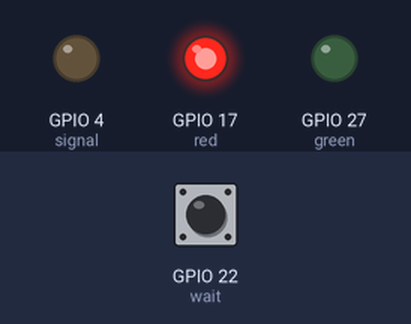
Simulated run of this program. Board: Raspberry Pi (BCM pin numbers). On the bench: output pins drawn as LEDs (lit = HIGH). Inputs (shaded band) come from the test bench; at power-on: GPIO 22 (wait) HIGH. The clock reads 2024-03-15 10:24:30 at power-on unless the program sets it.

Above: at 9.4 s.
9.5 s: GPIO 22 (wait) pulled LOW for 1 s
At 11.3 s:
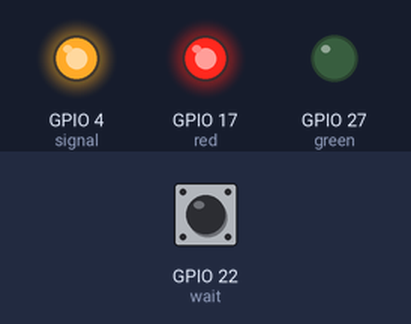
At 16.7 s:
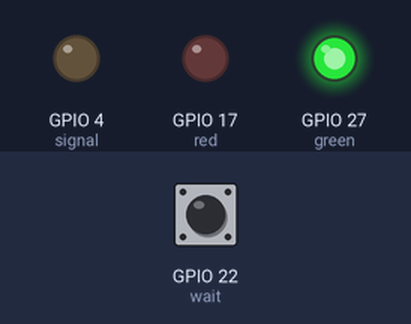
Timing chart, 0 to 25.0 s (numbered marks = the images above; inputs shaded):
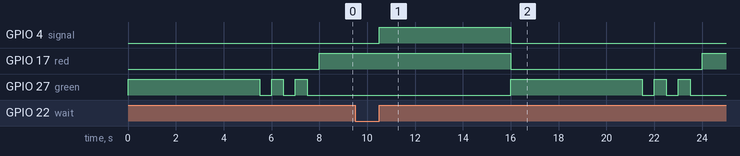

Measured:
- after the input at 9.5 s, GPIO 4 (signal): LOW → HIGH after 1.0 s, → LOW 5.5 s later; GPIO 17 (red): HIGH → LOW after 6.5 s, → HIGH 8.0 s later; GPIO 27 (green): LOW → HIGH after 6.5 s, then repeats every 1.0 s: LOW 0.50 s, HIGH 0.50 s
- by itself, GPIO 27 (green): repeats every 1.0 s: LOW 0.50 s, HIGH 0.50 s, until it stays LOW from 7.5 s

The program:

traffic_light.py
```python
import RPi.GPIO as GPIO
import time
import random

GPIO.setmode(GPIO.BCM)
GPIO.setwarnings(False)

signal = 4
red = 17
green = 27
wait = 22

GPIO.setup(signal,GPIO.OUT)
GPIO.setup(red,GPIO.OUT)
GPIO.setup(green,GPIO.OUT)
GPIO.setup(wait,GPIO.IN,GPIO.PUD_UP)

def wait_button(wait):
    while True:
        if GPIO.input(wait) == False:
            start_time = time.time()
            while (GPIO.input(wait))==False:
                pass
            end_time = time.time()
            interval = end_time - start_time
            return interval

def pressed(interval):
    if interval >= 0.5:
        return True

def greenlight(green):
    GPIO.output(green, 1)
    time.sleep(5)
    for i in range(6):
        if i % 2 == 0:
            GPIO.output(green, 1)
            time.sleep(0.5)
        else:
            GPIO.output(green, 0)
            time.sleep(0.5)

def redtosignal(red, signal):
    initial = time.time()
    GPIO.output(red, 1)
    interval = wait_button(wait)
    flag = 0
    while flag == 0:
        if pressed(interval) == True:
            flag = 1
    final = time.time()
    diff = final - initial
    if diff < 5:
        GPIO.output(signal, 1)
        time.sleep((5-diff)+3)
    else:
        GPIO.output(signal, 1)
        time.sleep(3)

try:
    while True:
        GPIO.output(red, 0)
        GPIO.output(signal, 0)
        greenlight(green)
        GPIO.output(green, 0)
        redtosignal(red, signal)

except KeyboardInterrupt:
    print("CTRL-C: Terminating program.")
finally:
    print("Cleaning up GPIO...")
    GPIO.cleanup()
```
